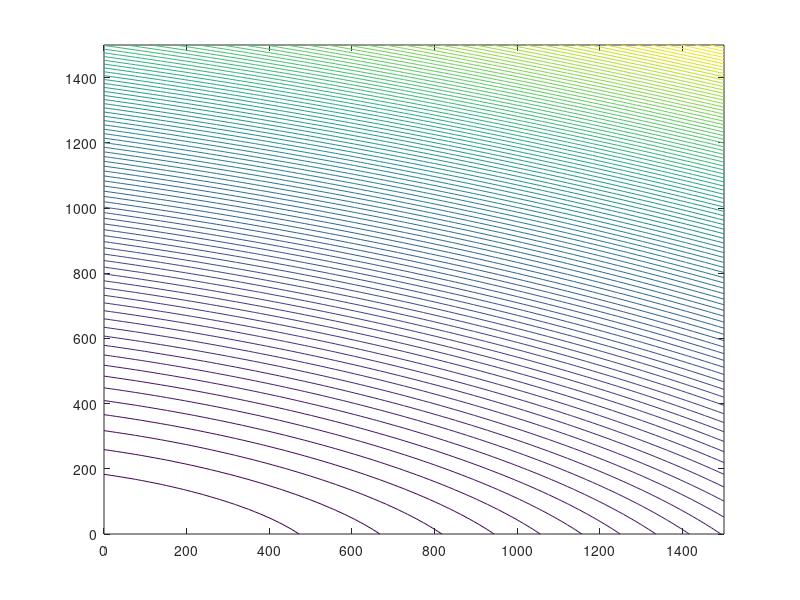
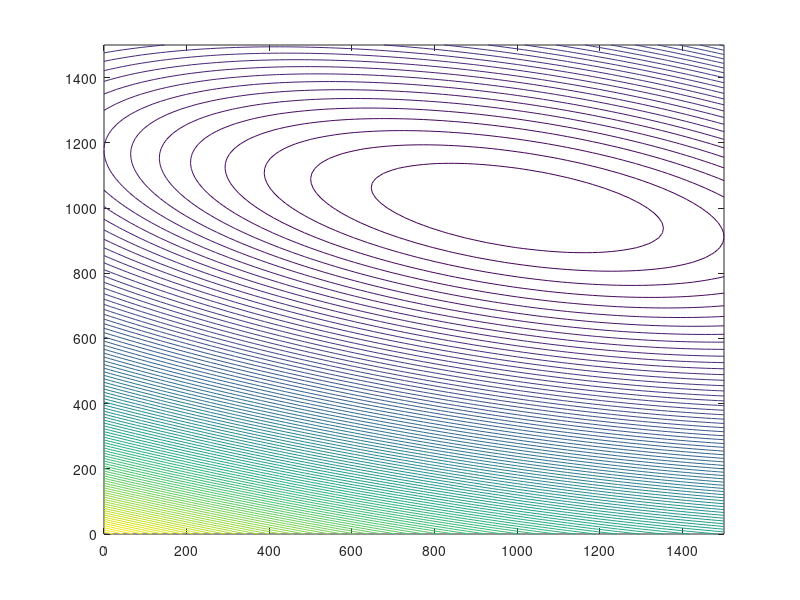
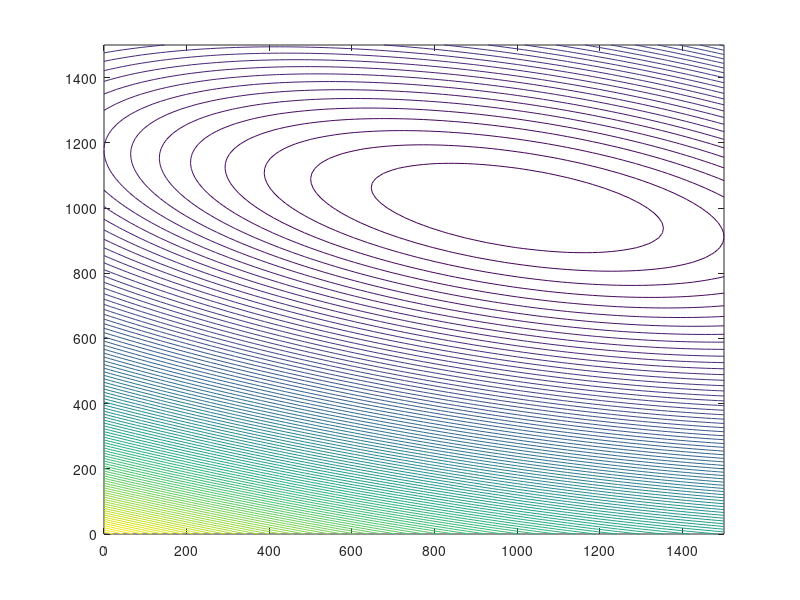

MATLAB code for these plots, in order: (Note: this script raises an error after producing the figures.)
clc
clear all
close all




% Create an matrix using the eigenvectors and eigenvalues

eigvec1 = [-1; -5];
eigvec2 = [eigvec1(2); -eigvec1(1)];
% eigvec2 = [eigvec1(1)+0.0001; eigvec1(2)];

eigval1 = 3;

eigval2 = 1;

A = eigvec1*eigvec1'*eigval1 + eigvec2*eigvec2'*eigval2;


% Plot the contour lines of the matrix

x1 = linspace(0,1500);
x2 = linspace(0,1500);

[X1,X2] = meshgrid(x1,x2);

Z = zeros(size(x1));

for i = 1:length(x1)
    for j = 1:length(x2)
        Z(i,j) = norm(A*[X1(i,j);X2(i,j)])^2;
    end
end

figure
contour(X1,X2,Z,100);






% Now we will plot the contour lines of the full problem

% Choose the center of the problem

x_sol = [1000;1000];

for i = 1:length(x1)
    for j = 1:length(x2)
        Z(i,j) = norm(A*[X1(i,j);X2(i,j)]-A*x_sol)^2;
    end
end

figure
contour(X1,X2,Z,100);




% Now define it as a function and test it out

loss = @(x) norm(A*[x(1);x(2)]-A*x_sol)^2;
loss_z = zeros(size(x1));

for i = 1:length(x1)
    for j = 1:length(x2)
        loss_z(i,j) = loss([X1(i,j);X2(i,j)]);
    end
end

figure
contour(X1,X2,loss_z,100);





% Now use some optimization technique to minimize the loss function
x0 = [0;0];
x_solution = fminsearch(loss,x0)


% Now we can use the loss function to go ahead and test out the lasso
% solution
lambda = 2.^[-15:30];
solution = zeros(length(lambda),2);

for i = 1:length(lambda)
    LASSO = @(x) norm(A*[x(1);x(2)]-A*x_sol)^2 + lambda(i)*norm(x,1);
    
    lambda(i)
    solution(i,:) = fminsearch(LASSO,x0)
    loss([solution(i,1);solution(i,2)])
    hold on
    plot(solution(i,1),solution(i,2),'X')
%     pause
    
    
end


hold on
plot(solution(:,1),solution(:,2),'-o')
title('L1 Normalization (LASSO)');

figure
plot(log(lambda),solution(:,1))
hold on
plot(log(lambda),solution(:,2))
title('L1 Normalization (LASSO)');
xlabel('log lambda')
ylabel('coefficients')









% Now we want to test out out version

figure
contour(X1,X2,loss_z,100);


% Now we can use the loss function to go ahead and test out the lasso
% solution
lambda = 2.^[-10:50];
solution = zeros(length(lambda),2);

p = 1;
q = 2;

for i = 1:length(lambda)
    %LASSO_PLUS = @(x) norm(A*[x(1);x(2)]-A*x_sol)^2 + lambda(i)*norm(x,1)/norm(x,2);
    
    LASSO_PLUS = @(x) norm(A*[x(1);x(2)]-A*x_sol)^2 + lambda(i)*sum(abs(x).^p)^(1/p)/sum(abs(x).^q)^(1/q)
    
    lambda(i);
    solution(i,:) = fminsearch(LASSO_PLUS,x0)
    loss([solution(i,1);solution(i,2)])
    hold on
    plot(solution(i,1),solution(i,2),'X')
%     pause
    
end


hold on
plot(solution(:,1),solution(:,2),'-o')
title('L1/L2 normalization (OSAMA&PAUL)');





figure
plot(log(lambda),solution(:,1))
hold on
plot(log(lambda),solution(:,2))
title('L1/L2 normalization (OSAMA&PAUL)');
xlabel('log lambda')
ylabel('coefficients')

